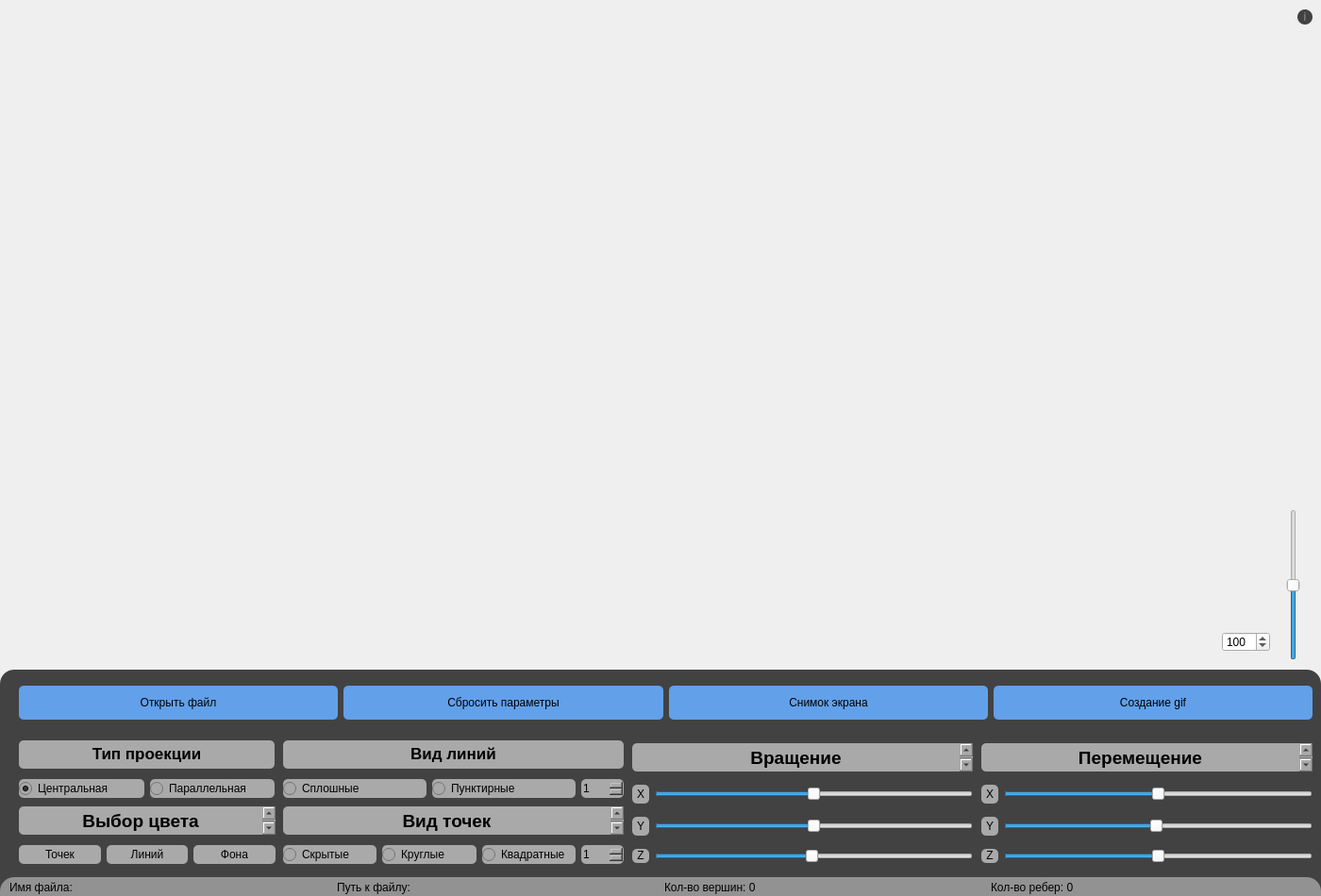
<?xml version="1.0" encoding="UTF-8"?>
<ui version="4.0">
 <class>MainWindow</class>
 <widget class="QMainWindow" name="MainWindow">
  <property name="geometry">
   <rect>
    <x>0</x>
    <y>0</y>
    <width>1400</width>
    <height>950</height>
   </rect>
  </property>
  <property name="minimumSize">
   <size>
    <width>1400</width>
    <height>950</height>
   </size>
  </property>
  <property name="maximumSize">
   <size>
    <width>1400</width>
    <height>950</height>
   </size>
  </property>
  <property name="windowTitle">
   <string>3DViewer_V1.0</string>
  </property>
  <widget class="QWidget" name="centralwidget">
   <widget class="QWidget" name="horizontalLayoutWidget">
    <property name="geometry">
     <rect>
      <x>10</x>
      <y>930</y>
      <width>1381</width>
      <height>21</height>
     </rect>
    </property>
    <layout class="QHBoxLayout" name="horizontalLayout_status">
     <item>
      <widget class="QLabel" name="label_file_name">
       <property name="styleSheet">
        <string notr="true">color: rgb(0, 0, 0);</string>
       </property>
       <property name="text">
        <string>Имя файла:</string>
       </property>
      </widget>
     </item>
     <item>
      <widget class="QLabel" name="label_file_path">
       <property name="styleSheet">
        <string notr="true">color: rgb(0, 0, 0);</string>
       </property>
       <property name="text">
        <string>Путь к файлу:</string>
       </property>
      </widget>
     </item>
     <item>
      <widget class="QLabel" name="label_number_peaks">
       <property name="styleSheet">
        <string notr="true">color: rgb(0, 0, 0);</string>
       </property>
       <property name="text">
        <string>Кол-во вершин: 0</string>
       </property>
      </widget>
     </item>
     <item>
      <widget class="QLabel" name="label_number_of_ribs">
       <property name="styleSheet">
        <string notr="true">color: rgb(0, 0, 0);</string>
       </property>
       <property name="text">
        <string>Кол-во ребер: 0</string>
       </property>
      </widget>
     </item>
    </layout>
   </widget>
   <widget class="QWidget" name="gridLayoutWidget">
    <property name="geometry">
     <rect>
      <x>670</x>
      <y>780</y>
      <width>361</width>
      <height>143</height>
     </rect>
    </property>
    <layout class="QGridLayout" name="gridLayout_spin">
     <item row="2" column="1">
      <widget class="QSlider" name="horizontalSlider_spin_y">
       <property name="maximum">
        <number>200</number>
       </property>
       <property name="pageStep">
        <number>1</number>
       </property>
       <property name="value">
        <number>100</number>
       </property>
       <property name="orientation">
        <enum>Qt::Horizontal</enum>
       </property>
      </widget>
     </item>
     <item row="3" column="0">
      <widget class="QLabel" name="label_z_2">
       <property name="styleSheet">
        <string notr="true">background-color: rgb(169, 169, 169);
color: rgb(0, 0, 0);
border-radius: 5px;</string>
       </property>
       <property name="text">
        <string>&lt;html&gt;&lt;head/&gt;&lt;body&gt;&lt;p align=&quot;center&quot;&gt;Z&lt;/p&gt;&lt;/body&gt;&lt;/html&gt;</string>
       </property>
      </widget>
     </item>
     <item row="1" column="0">
      <widget class="QLabel" name="label_x_2">
       <property name="minimumSize">
        <size>
         <width>18</width>
         <height>20</height>
        </size>
       </property>
       <property name="styleSheet">
        <string notr="true">background-color: rgb(169, 169, 169);
color: rgb(0, 0, 0);
border-radius: 5px;</string>
       </property>
       <property name="text">
        <string>&lt;html&gt;&lt;head/&gt;&lt;body&gt;&lt;p align=&quot;center&quot;&gt;X&lt;/p&gt;&lt;/body&gt;&lt;/html&gt;</string>
       </property>
      </widget>
     </item>
     <item row="2" column="0">
      <widget class="QLabel" name="label_y_2">
       <property name="minimumSize">
        <size>
         <width>18</width>
         <height>20</height>
        </size>
       </property>
       <property name="styleSheet">
        <string notr="true">background-color: rgb(169, 169, 169);
color: rgb(0, 0, 0);
border-radius: 5px;</string>
       </property>
       <property name="text">
        <string>&lt;html&gt;&lt;head/&gt;&lt;body&gt;&lt;p align=&quot;center&quot;&gt;Y&lt;/p&gt;&lt;/body&gt;&lt;/html&gt;</string>
       </property>
      </widget>
     </item>
     <item row="0" column="0" colspan="2">
      <widget class="QTextBrowser" name="textBrowser_line_2">
       <property name="minimumSize">
        <size>
         <width>0</width>
         <height>30</height>
        </size>
       </property>
       <property name="maximumSize">
        <size>
         <width>16777215</width>
         <height>30</height>
        </size>
       </property>
       <property name="baseSize">
        <size>
         <width>350</width>
         <height>36</height>
        </size>
       </property>
       <property name="styleSheet">
        <string notr="true">background-color: rgb(169, 169, 169);
color: rgb(0, 0, 0);
border-radius: 5px;</string>
       </property>
       <property name="html">
        <string>&lt;!DOCTYPE HTML PUBLIC &quot;-//W3C//DTD HTML 4.0//EN&quot; &quot;http://www.w3.org/TR/REC-html40/strict.dtd&quot;&gt;
&lt;html&gt;&lt;head&gt;&lt;meta name=&quot;qrichtext&quot; content=&quot;1&quot; /&gt;&lt;meta charset=&quot;utf-8&quot; /&gt;&lt;style type=&quot;text/css&quot;&gt;
p, li { white-space: pre-wrap; }
&lt;/style&gt;&lt;/head&gt;&lt;body style=&quot; font-family:'.AppleSystemUIFont'; font-size:13pt; font-weight:400; font-style:normal;&quot;&gt;
&lt;p align=&quot;center&quot; style=&quot; margin-top:0px; margin-bottom:0px; margin-left:0px; margin-right:0px; -qt-block-indent:0; text-indent:0px;&quot;&gt;&lt;span style=&quot; font-size:14pt; font-weight:700;&quot;&gt;Вращение&lt;/span&gt;&lt;/p&gt;&lt;/body&gt;&lt;/html&gt;</string>
       </property>
      </widget>
     </item>
     <item row="1" column="1">
      <widget class="QSlider" name="horizontalSlider_spin_x">
       <property name="maximum">
        <number>200</number>
       </property>
       <property name="value">
        <number>100</number>
       </property>
       <property name="orientation">
        <enum>Qt::Horizontal</enum>
       </property>
      </widget>
     </item>
     <item row="3" column="1">
      <widget class="QSlider" name="horizontalSlider_spin_z">
       <property name="maximum">
        <number>200</number>
       </property>
       <property name="pageStep">
        <number>1</number>
       </property>
       <property name="value">
        <number>99</number>
       </property>
       <property name="orientation">
        <enum>Qt::Horizontal</enum>
       </property>
      </widget>
     </item>
    </layout>
   </widget>
   <widget class="QWidget" name="gridLayoutWidget_2">
    <property name="geometry">
     <rect>
      <x>1040</x>
      <y>780</y>
      <width>351</width>
      <height>143</height>
     </rect>
    </property>
    <layout class="QGridLayout" name="gridLayout_move">
     <item row="3" column="0">
      <widget class="QLabel" name="label_z">
       <property name="styleSheet">
        <string notr="true">background-color: rgb(169, 169, 169);
color: rgb(0, 0, 0);
border-radius: 5px;</string>
       </property>
       <property name="text">
        <string>&lt;html&gt;&lt;head/&gt;&lt;body&gt;&lt;p align=&quot;center&quot;&gt;Z&lt;/p&gt;&lt;/body&gt;&lt;/html&gt;</string>
       </property>
      </widget>
     </item>
     <item row="1" column="0">
      <widget class="QLabel" name="label_x">
       <property name="minimumSize">
        <size>
         <width>18</width>
         <height>20</height>
        </size>
       </property>
       <property name="styleSheet">
        <string notr="true">background-color: rgb(169, 169, 169);
color: rgb(0, 0, 0);
border-radius: 5px;</string>
       </property>
       <property name="text">
        <string>&lt;html&gt;&lt;head/&gt;&lt;body&gt;&lt;p align=&quot;center&quot;&gt;X&lt;/p&gt;&lt;/body&gt;&lt;/html&gt;</string>
       </property>
      </widget>
     </item>
     <item row="1" column="1">
      <widget class="QSlider" name="horizontalSlider_move_x">
       <property name="maximum">
        <number>200</number>
       </property>
       <property name="pageStep">
        <number>1</number>
       </property>
       <property name="value">
        <number>100</number>
       </property>
       <property name="orientation">
        <enum>Qt::Horizontal</enum>
       </property>
      </widget>
     </item>
     <item row="2" column="1">
      <widget class="QSlider" name="horizontalSlider_move_y">
       <property name="maximum">
        <number>200</number>
       </property>
       <property name="pageStep">
        <number>1</number>
       </property>
       <property name="value">
        <number>99</number>
       </property>
       <property name="orientation">
        <enum>Qt::Horizontal</enum>
       </property>
      </widget>
     </item>
     <item row="2" column="0">
      <widget class="QLabel" name="label_y">
       <property name="minimumSize">
        <size>
         <width>18</width>
         <height>20</height>
        </size>
       </property>
       <property name="styleSheet">
        <string notr="true">background-color: rgb(169, 169, 169);
color: rgb(0, 0, 0);
border-radius: 5px;</string>
       </property>
       <property name="text">
        <string>&lt;html&gt;&lt;head/&gt;&lt;body&gt;&lt;p align=&quot;center&quot;&gt;Y&lt;/p&gt;&lt;/body&gt;&lt;/html&gt;</string>
       </property>
      </widget>
     </item>
     <item row="3" column="1">
      <widget class="QSlider" name="horizontalSlider_move_z">
       <property name="maximum">
        <number>200</number>
       </property>
       <property name="pageStep">
        <number>1</number>
       </property>
       <property name="value">
        <number>100</number>
       </property>
       <property name="orientation">
        <enum>Qt::Horizontal</enum>
       </property>
      </widget>
     </item>
     <item row="0" column="0" colspan="2">
      <widget class="QTextBrowser" name="textBrowser_progection_move">
       <property name="minimumSize">
        <size>
         <width>0</width>
         <height>30</height>
        </size>
       </property>
       <property name="maximumSize">
        <size>
         <width>16777215</width>
         <height>30</height>
        </size>
       </property>
       <property name="baseSize">
        <size>
         <width>350</width>
         <height>36</height>
        </size>
       </property>
       <property name="styleSheet">
        <string notr="true">background-color: rgb(169, 169, 169);
color: rgb(0, 0, 0);
border-radius: 5px;</string>
       </property>
       <property name="html">
        <string>&lt;!DOCTYPE HTML PUBLIC &quot;-//W3C//DTD HTML 4.0//EN&quot; &quot;http://www.w3.org/TR/REC-html40/strict.dtd&quot;&gt;
&lt;html&gt;&lt;head&gt;&lt;meta name=&quot;qrichtext&quot; content=&quot;1&quot; /&gt;&lt;meta charset=&quot;utf-8&quot; /&gt;&lt;style type=&quot;text/css&quot;&gt;
p, li { white-space: pre-wrap; }
&lt;/style&gt;&lt;/head&gt;&lt;body style=&quot; font-family:'.AppleSystemUIFont'; font-size:13pt; font-weight:400; font-style:normal;&quot;&gt;
&lt;p align=&quot;center&quot; style=&quot; margin-top:0px; margin-bottom:0px; margin-left:0px; margin-right:0px; -qt-block-indent:0; text-indent:0px;&quot;&gt;&lt;span style=&quot;  font-size:14pt; font-weight:700;&quot;&gt;Перемещение&lt;/span&gt;&lt;/p&gt;&lt;/body&gt;&lt;/html&gt;</string>
       </property>
      </widget>
     </item>
    </layout>
   </widget>
   <widget class="QWidget" name="verticalLayoutWidget">
    <property name="geometry">
     <rect>
      <x>300</x>
      <y>780</y>
      <width>361</width>
      <height>71</height>
     </rect>
    </property>
    <layout class="QVBoxLayout" name="verticalLayout_line">
     <item>
      <widget class="QTextBrowser" name="textBrowser_line">
       <property name="minimumSize">
        <size>
         <width>0</width>
         <height>30</height>
        </size>
       </property>
       <property name="maximumSize">
        <size>
         <width>16777215</width>
         <height>30</height>
        </size>
       </property>
       <property name="baseSize">
        <size>
         <width>350</width>
         <height>30</height>
        </size>
       </property>
       <property name="styleSheet">
        <string notr="true">background-color: rgb(169, 169, 169);
color: rgb(0, 0, 0);
border-radius: 5px;</string>
       </property>
       <property name="html">
        <string>&lt;!DOCTYPE HTML PUBLIC &quot;-//W3C//DTD HTML 4.0//EN&quot; &quot;http://www.w3.org/TR/REC-html40/strict.dtd&quot;&gt;
&lt;html&gt;&lt;head&gt;&lt;meta name=&quot;qrichtext&quot; content=&quot;1&quot; /&gt;&lt;meta charset=&quot;utf-8&quot; /&gt;&lt;style type=&quot;text/css&quot;&gt;
p, li { white-space: pre-wrap; }
&lt;/style&gt;&lt;/head&gt;&lt;body style=&quot; font-family:'.AppleSystemUIFont'; font-size:13pt; font-weight:400; font-style:normal;&quot;&gt;
&lt;p align=&quot;center&quot; style=&quot; margin-top:0px; margin-bottom:0px; margin-left:0px; margin-right:0px; -qt-block-indent:0; text-indent:0px;&quot;&gt;&lt;span style=&quot; font-weight:700;&quot;&gt;Вид линий&lt;/span&gt;&lt;/p&gt;&lt;/body&gt;&lt;/html&gt;</string>
       </property>
      </widget>
     </item>
     <item>
      <layout class="QHBoxLayout" name="horizontalLayout_line">
       <item>
        <widget class="QRadioButton" name="radioButton_ribs_line">
         <property name="minimumSize">
          <size>
           <width>0</width>
           <height>20</height>
          </size>
         </property>
         <property name="styleSheet">
          <string notr="true">background-color: rgb(169, 169, 169);
color: rgb(0, 0, 0);
border-radius: 5px;</string>
         </property>
         <property name="text">
          <string>Сплошные</string>
         </property>
        </widget>
       </item>
       <item>
        <widget class="QRadioButton" name="radioButton_ribs_dotted">
         <property name="minimumSize">
          <size>
           <width>0</width>
           <height>20</height>
          </size>
         </property>
         <property name="styleSheet">
          <string notr="true">background-color: rgb(169, 169, 169);
color: rgb(0, 0, 0);
border-radius: 5px;</string>
         </property>
         <property name="text">
          <string>Пунктирные </string>
         </property>
        </widget>
       </item>
       <item>
        <widget class="QSpinBox" name="spinBox_line">
         <property name="minimumSize">
          <size>
           <width>0</width>
           <height>20</height>
          </size>
         </property>
         <property name="maximumSize">
          <size>
           <width>45</width>
           <height>16777215</height>
          </size>
         </property>
         <property name="styleSheet">
          <string notr="true">background-color: rgb(169, 169, 169);
color: rgb(0, 0, 0);
border-radius: 5px;</string>
         </property>
         <property name="minimum">
          <number>1</number>
         </property>
        </widget>
       </item>
      </layout>
     </item>
    </layout>
   </widget>
   <widget class="QWidget" name="verticalLayoutWidget_2">
    <property name="geometry">
     <rect>
      <x>300</x>
      <y>850</y>
      <width>361</width>
      <height>71</height>
     </rect>
    </property>
    <layout class="QVBoxLayout" name="verticalLayout_dot">
     <item>
      <widget class="QTextBrowser" name="textBrowser_progection_dot">
       <property name="minimumSize">
        <size>
         <width>0</width>
         <height>30</height>
        </size>
       </property>
       <property name="maximumSize">
        <size>
         <width>16777215</width>
         <height>30</height>
        </size>
       </property>
       <property name="baseSize">
        <size>
         <width>350</width>
         <height>30</height>
        </size>
       </property>
       <property name="styleSheet">
        <string notr="true">background-color: rgb(169, 169, 169);
color: rgb(0, 0, 0);
border-radius: 5px;</string>
       </property>
       <property name="html">
        <string>&lt;!DOCTYPE HTML PUBLIC &quot;-//W3C//DTD HTML 4.0//EN&quot; &quot;http://www.w3.org/TR/REC-html40/strict.dtd&quot;&gt;
&lt;html&gt;&lt;head&gt;&lt;meta name=&quot;qrichtext&quot; content=&quot;1&quot; /&gt;&lt;meta charset=&quot;utf-8&quot; /&gt;&lt;style type=&quot;text/css&quot;&gt;
p, li { white-space: pre-wrap; }
&lt;/style&gt;&lt;/head&gt;&lt;body style=&quot; font-family:'.AppleSystemUIFont'; font-size:13pt; font-weight:400; font-style:normal;&quot;&gt;
&lt;p align=&quot;center&quot; style=&quot; margin-top:0px; margin-bottom:0px; margin-left:0px; margin-right:0px; -qt-block-indent:0; text-indent:0px;&quot;&gt;&lt;span style=&quot;  font-size:14pt; font-weight:700;&quot;&gt;Вид точек&lt;/span&gt;&lt;/p&gt;&lt;/body&gt;&lt;/html&gt;</string>
       </property>
      </widget>
     </item>
     <item>
      <layout class="QHBoxLayout" name="horizontalLayout_dot">
       <item>
        <widget class="QRadioButton" name="radioButton_dot_invis">
         <property name="minimumSize">
          <size>
           <width>0</width>
           <height>20</height>
          </size>
         </property>
         <property name="styleSheet">
          <string notr="true">background-color: rgb(169, 169, 169);
color: rgb(0, 0, 0);
border-radius: 5px;</string>
         </property>
         <property name="text">
          <string>Скрытые</string>
         </property>
        </widget>
       </item>
       <item>
        <widget class="QRadioButton" name="radioButton_dot_round">
         <property name="minimumSize">
          <size>
           <width>0</width>
           <height>20</height>
          </size>
         </property>
         <property name="styleSheet">
          <string notr="true">background-color: rgb(169, 169, 169);
color: rgb(0, 0, 0);
border-radius: 5px;</string>
         </property>
         <property name="text">
          <string>Круглые</string>
         </property>
        </widget>
       </item>
       <item>
        <widget class="QRadioButton" name="radioButton_dot_square">
         <property name="minimumSize">
          <size>
           <width>0</width>
           <height>20</height>
          </size>
         </property>
         <property name="styleSheet">
          <string notr="true">background-color: rgb(169, 169, 169);
color: rgb(0, 0, 0);
border-radius: 5px;</string>
         </property>
         <property name="text">
          <string>Квадратные</string>
         </property>
        </widget>
       </item>
       <item>
        <widget class="QSpinBox" name="spinBox_dot">
         <property name="minimumSize">
          <size>
           <width>0</width>
           <height>20</height>
          </size>
         </property>
         <property name="maximumSize">
          <size>
           <width>45</width>
           <height>16777215</height>
          </size>
         </property>
         <property name="styleSheet">
          <string notr="true">background-color: rgb(169, 169, 169);
color: rgb(0, 0, 0);
border-radius: 5px;</string>
         </property>
         <property name="minimum">
          <number>1</number>
         </property>
        </widget>
       </item>
      </layout>
     </item>
    </layout>
   </widget>
   <widget class="QWidget" name="verticalLayoutWidget_3">
    <property name="geometry">
     <rect>
      <x>20</x>
      <y>850</y>
      <width>272</width>
      <height>71</height>
     </rect>
    </property>
    <layout class="QVBoxLayout" name="verticalLayout_color">
     <item>
      <widget class="QTextBrowser" name="textBrowser_color_view">
       <property name="minimumSize">
        <size>
         <width>0</width>
         <height>30</height>
        </size>
       </property>
       <property name="maximumSize">
        <size>
         <width>16777215</width>
         <height>30</height>
        </size>
       </property>
       <property name="baseSize">
        <size>
         <width>350</width>
         <height>30</height>
        </size>
       </property>
       <property name="styleSheet">
        <string notr="true">background-color: rgb(169, 169, 169);
color: rgb(0, 0, 0);
border-radius: 5px;</string>
       </property>
       <property name="html">
        <string>&lt;!DOCTYPE HTML PUBLIC &quot;-//W3C//DTD HTML 4.0//EN&quot; &quot;http://www.w3.org/TR/REC-html40/strict.dtd&quot;&gt;
&lt;html&gt;&lt;head&gt;&lt;meta name=&quot;qrichtext&quot; content=&quot;1&quot; /&gt;&lt;meta charset=&quot;utf-8&quot; /&gt;&lt;style type=&quot;text/css&quot;&gt;
p, li { white-space: pre-wrap; }
&lt;/style&gt;&lt;/head&gt;&lt;body style=&quot; font-family:'.AppleSystemUIFont'; font-size:13pt; font-weight:400; font-style:normal;&quot;&gt;
&lt;p align=&quot;center&quot; style=&quot; margin-top:0px; margin-bottom:0px; margin-left:0px; margin-right:0px; -qt-block-indent:0; text-indent:0px;&quot;&gt;&lt;span style=&quot;  font-size:14pt; font-weight:700;&quot;&gt;Выбор цвета&lt;/span&gt;&lt;/p&gt;&lt;/body&gt;&lt;/html&gt;</string>
       </property>
      </widget>
     </item>
     <item>
      <layout class="QHBoxLayout" name="horizontalLayout_color">
       <item>
        <widget class="QPushButton" name="pushButton_change_dot_color">
         <property name="minimumSize">
          <size>
           <width>80</width>
           <height>20</height>
          </size>
         </property>
         <property name="styleSheet">
          <string notr="true">background-color: rgb(169, 169, 169);
color: rgb(0, 0, 0);
border-radius: 5px;</string>
         </property>
         <property name="text">
          <string>Точек</string>
         </property>
        </widget>
       </item>
       <item>
        <widget class="QPushButton" name="pushButton_change_line_color">
         <property name="minimumSize">
          <size>
           <width>80</width>
           <height>20</height>
          </size>
         </property>
         <property name="styleSheet">
          <string notr="true">background-color: rgb(169, 169, 169);
color: rgb(0, 0, 0);
border-radius: 5px;</string>
         </property>
         <property name="text">
          <string>Линий</string>
         </property>
        </widget>
       </item>
       <item>
        <widget class="QPushButton" name="pushButton_change_background_color">
         <property name="minimumSize">
          <size>
           <width>80</width>
           <height>20</height>
          </size>
         </property>
         <property name="styleSheet">
          <string notr="true">background-color: rgb(169, 169, 169);
color: rgb(0, 0, 0);
border-radius: 5px;</string>
         </property>
         <property name="text">
          <string>Фона</string>
         </property>
        </widget>
       </item>
      </layout>
     </item>
    </layout>
   </widget>
   <widget class="QWidget" name="verticalLayoutWidget_4">
    <property name="geometry">
     <rect>
      <x>20</x>
      <y>780</y>
      <width>271</width>
      <height>71</height>
     </rect>
    </property>
    <layout class="QVBoxLayout" name="verticalLayout_projection_type">
     <item>
      <widget class="QTextBrowser" name="textBrowser_projection">
       <property name="minimumSize">
        <size>
         <width>0</width>
         <height>30</height>
        </size>
       </property>
       <property name="maximumSize">
        <size>
         <width>16777215</width>
         <height>30</height>
        </size>
       </property>
       <property name="baseSize">
        <size>
         <width>350</width>
         <height>30</height>
        </size>
       </property>
       <property name="styleSheet">
        <string notr="true">background-color: rgb(169, 169, 169);
color: rgb(0, 0, 0);
border-radius: 5px;</string>
       </property>
       <property name="html">
        <string>&lt;!DOCTYPE HTML PUBLIC &quot;-//W3C//DTD HTML 4.0//EN&quot; &quot;http://www.w3.org/TR/REC-html40/strict.dtd&quot;&gt;
&lt;html&gt;&lt;head&gt;&lt;meta name=&quot;qrichtext&quot; content=&quot;1&quot; /&gt;&lt;meta charset=&quot;utf-8&quot; /&gt;&lt;style type=&quot;text/css&quot;&gt;
p, li { white-space: pre-wrap; }
&lt;/style&gt;&lt;/head&gt;&lt;body style=&quot; font-family:'.AppleSystemUIFont'; font-size:13pt; font-weight:400; font-style:normal;&quot;&gt;
&lt;p align=&quot;center&quot; style=&quot; margin-top:0px; margin-bottom:0px; margin-left:0px; margin-right:0px; -qt-block-indent:0; text-indent:0px;&quot;&gt;&lt;span style=&quot; font-weight:700;&quot;&gt;Тип проекции&lt;/span&gt;&lt;/p&gt;&lt;/body&gt;&lt;/html&gt;</string>
       </property>
      </widget>
     </item>
     <item>
      <layout class="QHBoxLayout" name="horizontalLayout_projection_type">
       <item>
        <widget class="QRadioButton" name="radioButton_projection_center">
         <property name="minimumSize">
          <size>
           <width>0</width>
           <height>20</height>
          </size>
         </property>
         <property name="tabletTracking">
          <bool>false</bool>
         </property>
         <property name="styleSheet">
          <string notr="true">background-color: rgb(169, 169, 169);
color: rgb(0, 0, 0);
border-radius: 5px;</string>
         </property>
         <property name="text">
          <string>Центральная</string>
         </property>
         <property name="checked">
          <bool>true</bool>
         </property>
        </widget>
       </item>
       <item>
        <widget class="QRadioButton" name="radioButton_projection_parallel">
         <property name="minimumSize">
          <size>
           <width>0</width>
           <height>20</height>
          </size>
         </property>
         <property name="styleSheet">
          <string notr="true">background-color: rgb(169, 169, 169);
color: rgb(0, 0, 0);
border-radius: 5px;</string>
         </property>
         <property name="text">
          <string>Параллельная</string>
         </property>
        </widget>
       </item>
      </layout>
     </item>
    </layout>
   </widget>
   <widget class="QWidget" name="horizontalLayoutWidget_6">
    <property name="geometry">
     <rect>
      <x>20</x>
      <y>720</y>
      <width>1371</width>
      <height>51</height>
     </rect>
    </property>
    <layout class="QHBoxLayout" name="horizontalLayout">
     <item>
      <widget class="QPushButton" name="pushButton_open_file">
       <property name="minimumSize">
        <size>
         <width>200</width>
         <height>36</height>
        </size>
       </property>
       <property name="styleSheet">
        <string notr="true">background-color: rgb(98, 160, 234);
color: rgb(0, 0, 0);
border-radius: 5px;</string>
       </property>
       <property name="text">
        <string>Открыть файл</string>
       </property>
       <property name="iconSize">
        <size>
         <width>16</width>
         <height>16</height>
        </size>
       </property>
      </widget>
     </item>
     <item>
      <widget class="QPushButton" name="pushButton_param">
       <property name="minimumSize">
        <size>
         <width>200</width>
         <height>36</height>
        </size>
       </property>
       <property name="styleSheet">
        <string notr="true">background-color: rgb(98, 160, 234);
color: rgb(0, 0, 0);
border-radius: 5px;</string>
       </property>
       <property name="text">
        <string>Сбросить параметры</string>
       </property>
      </widget>
     </item>
     <item>
      <widget class="QPushButton" name="pushButton_screenshot">
       <property name="minimumSize">
        <size>
         <width>200</width>
         <height>36</height>
        </size>
       </property>
       <property name="styleSheet">
        <string notr="true">background-color: rgb(98, 160, 234);
color: rgb(0, 0, 0);
border-radius: 5px;</string>
       </property>
       <property name="text">
        <string>Снимок экрана</string>
       </property>
      </widget>
     </item>
     <item>
      <widget class="QPushButton" name="pushButton_gif">
       <property name="minimumSize">
        <size>
         <width>200</width>
         <height>36</height>
        </size>
       </property>
       <property name="styleSheet">
        <string notr="true">background-color: rgb(98, 160, 234);
color: rgb(0, 0, 0);
border-radius: 5px;</string>
       </property>
       <property name="text">
        <string>Создание gif</string>
       </property>
      </widget>
     </item>
    </layout>
   </widget>
   <widget class="QLabel" name="label_background_color">
    <property name="geometry">
     <rect>
      <x>0</x>
      <y>710</y>
      <width>1400</width>
      <height>281</height>
     </rect>
    </property>
    <property name="styleSheet">
     <string notr="true">background-color: rgb(66, 66, 66);
border-radius: 15px;</string>
    </property>
    <property name="text">
     <string/>
    </property>
   </widget>
   <widget class="QLabel" name="label_background_color_2">
    <property name="geometry">
     <rect>
      <x>0</x>
      <y>930</y>
      <width>1400</width>
      <height>51</height>
     </rect>
    </property>
    <property name="styleSheet">
     <string notr="true">background-color: rgb(146, 146, 146);
border-radius: 15px;</string>
    </property>
    <property name="text">
     <string/>
    </property>
   </widget>
   <widget class="QSlider" name="verticalSlider_size">
    <property name="geometry">
     <rect>
      <x>1360</x>
      <y>540</y>
      <width>22</width>
      <height>160</height>
     </rect>
    </property>
    <property name="minimum">
     <number>1</number>
    </property>
    <property name="maximum">
     <number>200</number>
    </property>
    <property name="value">
     <number>100</number>
    </property>
    <property name="orientation">
     <enum>Qt::Vertical</enum>
    </property>
   </widget>
   <widget class="QSpinBox" name="spinBox_size">
    <property name="geometry">
     <rect>
      <x>1295</x>
      <y>670</y>
      <width>51</width>
      <height>21</height>
     </rect>
    </property>
    <property name="minimumSize">
     <size>
      <width>36</width>
      <height>21</height>
     </size>
    </property>
    <property name="minimum">
     <number>1</number>
    </property>
    <property name="maximum">
     <number>200</number>
    </property>
    <property name="value">
     <number>100</number>
    </property>
   </widget>
   <widget class="WinOpenGL" name="openGLWidget" native="true">
    <property name="geometry">
     <rect>
      <x>0</x>
      <y>0</y>
      <width>1401</width>
      <height>721</height>
     </rect>
    </property>
   </widget>
   <widget class="QPushButton" name="pushButton_info">
    <property name="geometry">
     <rect>
      <x>1375</x>
      <y>10</y>
      <width>16</width>
      <height>16</height>
     </rect>
    </property>
    <property name="whatsThis">
     <string>&lt;html&gt;&lt;head/&gt;&lt;body&gt;&lt;p align=&quot;center&quot;&gt;Info&lt;/p&gt;&lt;/body&gt;&lt;/html&gt;</string>
    </property>
    <property name="styleSheet">
     <string notr="true">background-color: rgb(66, 66, 66);
color: rgb(146, 146, 146);
border-radius: 8px;</string>
    </property>
    <property name="text">
     <string>i</string>
    </property>
   </widget>
   <zorder>openGLWidget</zorder>
   <zorder>label_background_color</zorder>
   <zorder>label_background_color_2</zorder>
   <zorder>horizontalLayoutWidget</zorder>
   <zorder>gridLayoutWidget</zorder>
   <zorder>gridLayoutWidget_2</zorder>
   <zorder>verticalLayoutWidget</zorder>
   <zorder>verticalLayoutWidget_2</zorder>
   <zorder>verticalLayoutWidget_3</zorder>
   <zorder>verticalLayoutWidget_4</zorder>
   <zorder>horizontalLayoutWidget_6</zorder>
   <zorder>verticalSlider_size</zorder>
   <zorder>spinBox_size</zorder>
   <zorder>pushButton_info</zorder>
  </widget>
 </widget>
 <customwidgets>
  <customwidget>
   <class>WinOpenGL</class>
   <extends>QWidget</extends>
   <header>winopengl.h</header>
  </customwidget>
 </customwidgets>
 <resources/>
 <connections/>
</ui>
